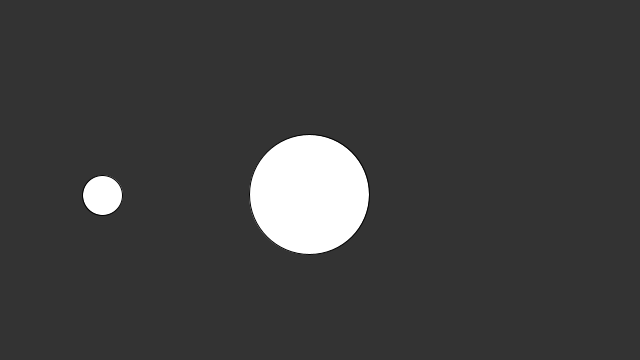
Frame 1 (no input)
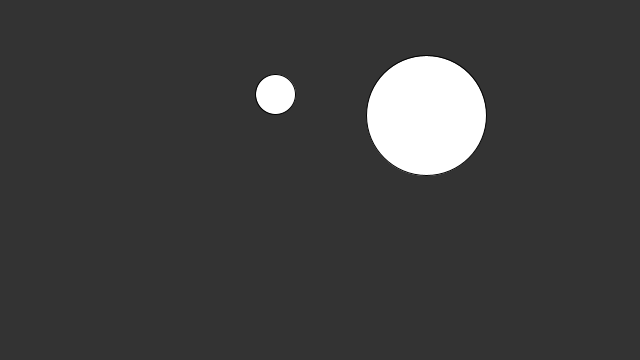
Frame 60 (the mouse pressed at the canvas centre just before this capture)
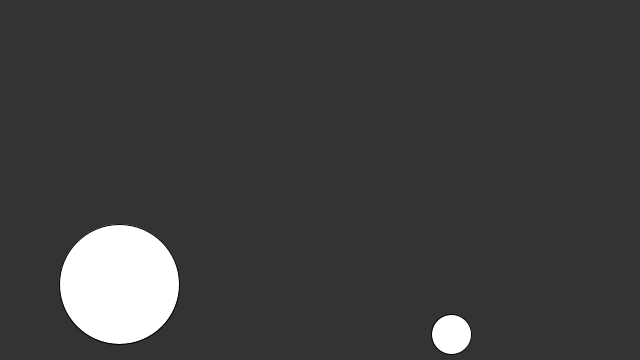
Frame 120 (the mouse held since frame 60 and released just before this capture)

The Processing sketch that drew these frames (run headless with seeded random() and noise(); from frame 60 on, the mouse is pressed at the canvas centre):

// Processing sketch: week15_03_circle_collision_detecion_two_ball
// ── week15_03_circle_collision_detecion_two_ball.pde
//week15_03_circle_collision_detecion_two_ball
void setup(){
  size(640,360);
}
Ball ball = new Ball(100,200,20);
Ball ball2 = new Ball(300,200,60);
void draw(){
  background(51);
  if(ball.checkCollision(ball2)) fill(#FFAAAA);
  else fill(255);
  ball.update();
  ball.display();
  ball2.update();
  ball2.display();
}

// ── Ball.pde
class Ball{
  float x,y,r;
  float vx,vy;
  Ball(int x0, int y0, int r0){
    x = x0;
    y = y0;
    r = r0;
    vx = random(-10,+10);
    vy = random(-10,+10);
  }
  boolean checkCollision(Ball other){
    if(dist(x, y, other.x, other.y) < r + other.r) return true;
    else return false;
  }
  void update(){
    if(x+vx > 640 || x+vx < 0) vx = -vx;
    if(y+vy <0 || y+vy >360) vy = -vy;
    x += vx;
    y += vy;
  }
  void display(){
    ellipse(x,y,r+r,r+r);
  }
}
